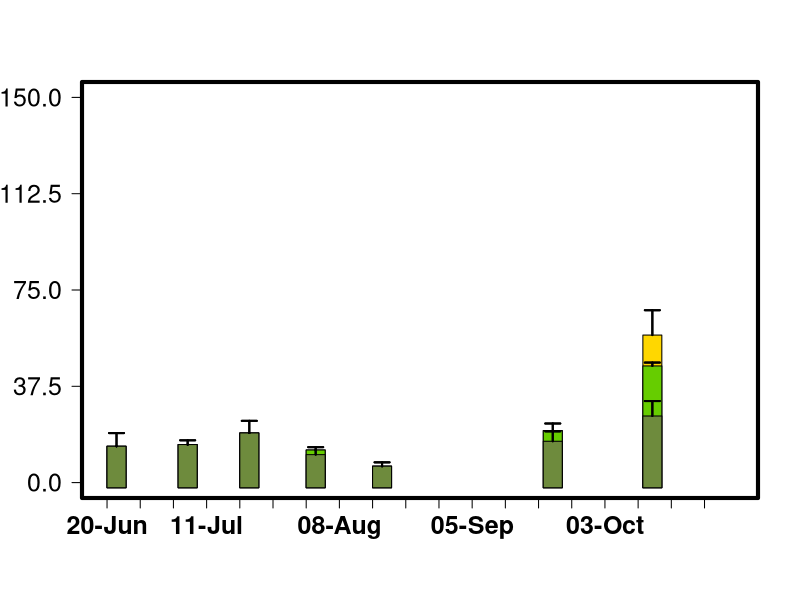

This figure's R source:
library(tidyverse)
library(readr)
library(plyr)
library(dplyr)

alldata <- read.csv("2_incremental/20220310_STANDING_CROP.csv")

alldata$SAMPLING_DATE<-as.Date(alldata$SAMPLING_DATE)


#alldata[,c(11-87)]<-alldata[,c(13-87)]

#alldata<-replace(alldata[c(13:88)], alldata[c(13:87)] < 0, 0)

# Variable date to factor

dfEPIL <- alldata[which(alldata$SAMPLE_DESCRIPTOR == "EPIL"),]

dfEPIP <- alldata[which(alldata$SAMPLE_DESCRIPTOR == "EPIP"),]

dfFILA <- alldata[which(alldata$SAMPLE_DESCRIPTOR == "FILA"),]

ssite<-"GR"

se <- function(x, ...) sqrt(var(x, ...)/length(x))

names(alldata)

n1<-7

mult=1

yrange<-150


EPIL.SUM<-data.frame(aggregate(as.numeric(dfEPIL[,n1]) ~ SAMPLING_DATE+SITE, dfEPIL, mean))
EPIL.SUM[,4]<-aggregate(as.numeric(dfEPIL[,n1]) ~ SAMPLING_DATE+SITE, dfEPIL, se)[,3]
EPIL.SUM <- subset(EPIL.SUM, SITE == ssite)
names(EPIL.SUM)<-c("DATE","SITE","MEAN.EPIL","STDER.EPIL")
EPIL.SUM[,5]<--2
EPIL.SUM[,c(3,4)]<-EPIL.SUM[,c(3,4)]*mult 

FILA.SUM<-data.frame(aggregate(as.numeric(dfFILA[,n1]) ~ SAMPLING_DATE+SITE, dfFILA, mean))
FILA.SUM[,4]<-aggregate(as.numeric(dfFILA[,n1]) ~ SAMPLING_DATE+SITE, dfFILA, se)[,3]
FILA.SUM <- subset(FILA.SUM, SITE == ssite)
names(FILA.SUM)<-c("DATE","SITE","MEAN.FILA","STDER.FILA")
FILA.SUM[,5]<--2
FILA.SUM[,c(3,4)]<-FILA.SUM[,c(3,4)]*mult 

EPIP.SUM<-data.frame(aggregate(as.numeric(dfEPIP[,n1]) ~ SAMPLING_DATE+SITE, dfEPIP, mean))
EPIP.SUM[,4]<-aggregate(as.numeric(dfEPIP[,n1]) ~ SAMPLING_DATE+SITE, dfEPIP, se)[,3]
EPIP.SUM <- subset(EPIP.SUM, SITE == ssite)
names(EPIP.SUM)<-c("DATE","SITE","MEAN.EPIP","STDER.EPIP")
EPIP.SUM[,5]<--2
EPIP.SUM[,c(3,4)]<-EPIP.SUM[,c(3,4)]*mult 


ALL.SUM<-list(EPIP.SUM,FILA.SUM,EPIL.SUM)

ALL.SUM<-ALL.SUM %>% reduce(full_join)

ALL.SUM[is.na(ALL.SUM)] <- 0

L=nrow(ALL.SUM)

#Column Width

j=2

#each 'polygon' is inside a list with xx and yy coordinates

dat1 <- lapply(1:L,function(x){
  res <- list(xx=c(ALL.SUM[x,1]+j, ALL.SUM[x,1]-j, ALL.SUM[x,1]-j, ALL.SUM[x,1]+j),
              yy=c(ALL.SUM[x,5], ALL.SUM[x,5], ALL.SUM[x,8], ALL.SUM[x,8]))
  return(res)
})

dat2 <- lapply(1:L,function(x){
  res <- list(xx=c(ALL.SUM[x,1]+j, ALL.SUM[x,1]-j, ALL.SUM[x,1]-j, ALL.SUM[x,1]+j),
              yy=c(ALL.SUM[x,5], ALL.SUM[x,5], ALL.SUM[x,6]+ALL.SUM[x,8], ALL.SUM[x,6]+ALL.SUM[x,8]))
  return(res)
})

dat3 <- lapply(1:L,function(x){
  res <- list(xx=c(ALL.SUM[x,1]+j, ALL.SUM[x,1]-j, ALL.SUM[x,1]-j, ALL.SUM[x,1]+j),
              yy=c(ALL.SUM[x,5], ALL.SUM[x,5], ALL.SUM[x,3]+ALL.SUM[x,6]+ALL.SUM[x,8], ALL.SUM[x,3]+ALL.SUM[x,6]+ALL.SUM[x,8]))
  return(res)
})

ardat1 <- lapply(1:L,function(x){
  res <- list(x0=c(ALL.SUM[x,1], ALL.SUM[x,1]),
              y0=c(ALL.SUM[x,8]),
              x1=c(ALL.SUM[x,1], ALL.SUM[x,1]),
              y1=c(ALL.SUM[x,8]+ALL.SUM[x,9]))
  return(res)
})

ardat2 <- lapply(1:L,function(x){
  res <- list(x0=c(ALL.SUM[x,1], ALL.SUM[x,1]),
              y0=c(ALL.SUM[x,6]+ ALL.SUM[x,8]),
              x1=c(ALL.SUM[x,1], ALL.SUM[x,1]),
              y1=c(ALL.SUM[x,6]+ALL.SUM[x,8]+ALL.SUM[x,7]))
  return(res)
})
ardat3 <- lapply(1:L,function(x){
  res <- list(x0=c(ALL.SUM[x,1], ALL.SUM[x,1]),
              y0=c(ALL.SUM[x,6]+ALL.SUM[x,8]+ALL.SUM[x,3]),
              x1=c(ALL.SUM[x,1], ALL.SUM[x,1]),
              y1=c(ALL.SUM[x,6]+ALL.SUM[x,8]+ALL.SUM[x,3]+ALL.SUM[x,4]))
  return(res)
})


#create empty plot


dev.new(width=10, height=7, noRStudioGD = TRUE)
plot(ALL.SUM[,1], ALL.SUM[,2],
     type='n',
     ylim=c(0,yrange),
     xlim= c(as.Date("2021-06-20"),as.Date("2021-10-30")),
     ylab=NA, 
     yaxt = "n",
     cex=1.5,
     xaxt = "n",
     xlab = NA,
     cex.lab=1, cex.axis=1.2, cex.main=1.2, cex.sub=1.2,
)


axis(side = 2, at = seq(0, yrange, length.out=5), las=1, font.axis=1, cex.axis=1.5)

axis.Date(1, at=seq(as.Date("2021-06-20"), as.Date("2021-10-30"), "1 week"), las=1, font.axis=2, cex.axis=1.5, format="%d-%b")

#add polygons

for (i in 1:L) polygon(unlist(dat3[[i]]$xx),unlist(dat3[[i]]$yy),col="gold", border="black")
for (i in 1:L) polygon(unlist(dat2[[i]]$xx),unlist(dat2[[i]]$yy),col="chartreuse3", border="black")
for (i in 1:L) polygon(unlist(dat1[[i]]$xx),unlist(dat1[[i]]$yy),col=colors()[89],border="black")

for (i in 1:L) arrows(unlist(ardat3[[i]]$x0),unlist(ardat3[[i]]$y0),unlist(ardat3[[i]]$x1),unlist(ardat3[[i]]$y1), length=0.075, angle=90, code=2, lwd=2,col="black")
for (i in 1:L) arrows(unlist(ardat2[[i]]$x0),unlist(ardat2[[i]]$y0),unlist(ardat2[[i]]$x1),unlist(ardat2[[i]]$y1), length=0.075, angle=90, code=2, lwd=2,col="black")
for (i in 1:L) arrows(unlist(ardat1[[i]]$x0),unlist(ardat1[[i]]$y0),unlist(ardat1[[i]]$x1),unlist(ardat1[[i]]$y1), length=0.075, angle=90, code=2, lwd=2,col="black")


box(lwd=4)
